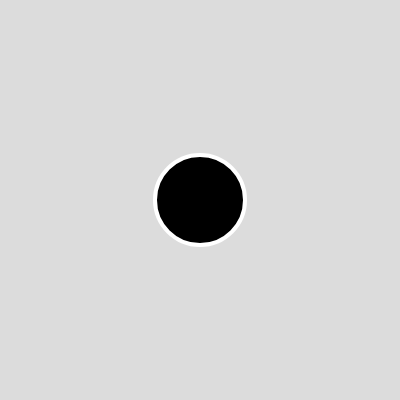
Frame 1 (no input)
Frame 60 (no input): identical to frame 1, image omitted
Frame 120 (the mouse pressed at the canvas centre since frame 60): identical to frame 1, image omitted

The p5.js sketch that drew this single still picture (run headless with seeded random() and noise() and a simulated clock; from frame 60 on, the mouse is pressed at the canvas centre):

// p5.js sketch
// ── sketch.js

function setup() {
  createCanvas(400, 400);
}

function draw() {
  background(220);
  fill(0);
  strokeWeight(4);
  stroke("rgb");
  ellipse(200,200,90,90);
}
